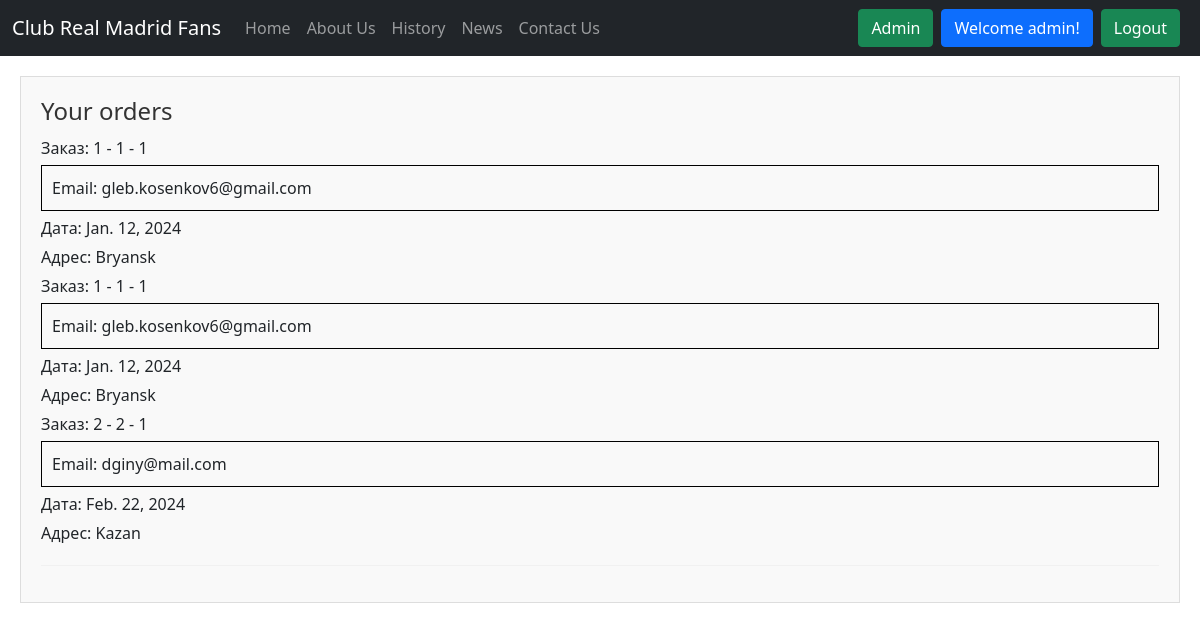
Screenshot of /lscab (signed in) with the database file from the repository.
### base/models.py (models this page shows)
class History(models.Model):
    tovar = models.CharField(max_length=30, verbose_name="goods", choices=EDUCATION_TYPE)
    razmer = models.CharField(max_length=30, verbose_name="size", choices=EDUCATION)
    kol = models.CharField(max_length=30, verbose_name="quantity goods")
    email = models.CharField(max_length=30, verbose_name="@email")
    fio = models.CharField(max_length=30, verbose_name="FIO")
    date = models.DateField(verbose_name="data")
    text = models.TextField(verbose_name="adress")

### base/views.py (the view)
# urls.py: path("lscab",views.lscab, name='lscab'),
def lscab(request):
    orders = History.objects.all()
    data = {
        'orders': orders
    }
    return render(request, 'lscab.html',data)

### templates/lscab.html (shortened to what this page needs)
{% include 'base.html' %}
{% block content %}
<div class="user-list">
<h3>Your orders</h3>
    {%if user.is_authenticated %}
{% for order in orders %}
<p>Заказ: {{ order.tovar }} - {{ order.razmer }} - {{ order.kol }}</p>
<p class="order">Email: {{ order.email }}</p>
<p>Дата: {{ order.date }}</p>
<p>Адрес: {{ order.text }}</p>
{% endfor %}
    {% endif %}
<hr>
</div>
{% endblock %}

### templates/base.html (shortened to what this page needs)
{%load static %}
<!doctype html>
<html lang="en">
<head>
  <link href="https://cdn.jsdelivr.net/npm/bootstrap@5.0.2/dist/css/bootstrap.min.css" rel="stylesheet"
>
  <link href="/static/style.css" rel="stylesheet">
</head>
<body>
  <nav class="navbar navbar-expand-lg navbar-dark bg-dark">
    <div class="container-fluid">
      <a class="navbar-brand" href="/">Club Real Madrid Fans</a>
      <div class="collapse navbar-collapse" id="navbarSupportedContent">
        <ul class="navbar-nav me-auto mb-2 mb-lg-0">
          <li class="nav-item">
            <a class="nav-link" aria-current="page" href="/">Home</a>
          </li>
          <li class="nav-item">
            <a class="nav-link" aria-current="page" href="/aboutUs">About Us</a>
          </li>
           <li class="nav-item">
            <a class="nav-link" aria-current="page" href="/history">History</a>
          </li>
          <li class="nav-item">
            <a class="nav-link" aria-current="page" href="/news">News</a>
          </li>
          <li class="nav-item">
            <a class="nav-link" href="/contact">Contact Us</a>
          </li>
        </ul>
        <a class="btn btn-success mx-2" href="/admin" target="_blank" role="button">Admin</a>
        {% if not user.is_authenticated %}
        <button type="button" class="btn btn-success" data-bs-toggle="modal" data-bs-target="#loginModal">
          Login
        </button>
        <button type="button" class="btn btn-success mx-2" data-bs-toggle="modal" data-bs-target="#signupModal">
          Sign-up
        </button>
        {% else%}
        <a href="lscab"><strong> <button type="button" class="btn btn-primary">Welcome {{ request.user }}! </button></strong></a>
        <a class="btn btn-success mx-2" href="/logout" role="button">Logout</a>
        {% endif %}
      </div>
    </div>
  </nav>
</body>
</html>

### templates/lscab.html (style rules this page uses)
.user-list { border: 1px solid #ddd; padding: 20px; margin: 20px; background-color: #f9f9f9; }
.order { border: 1px solid black; padding: 10px; margin-bottom: 10px; }
.user-list h3 { color: #333; font-size: 24px; margin-bottom: 10px; }
.user-list p { margin-bottom: 5px; }
hr { border: none; border-top: 1px solid #ddd; margin-top: 20px; }

### rows the page displays
History: tovar "1", razmer "1", kol "1", email "gleb.kosenkov6@gmail.com", date "Jan. 12, 2024", text "Bryansk"
History: tovar "1", razmer "1", kol "1", email "gleb.kosenkov6@gmail.com", date "Jan. 12, 2024", text "Bryansk"
History: tovar "2", razmer "2", kol "1", email "dginy@mail.com", date "Feb. 22, 2024", text "Kazan"

### other values shown
{{ request.user }} "admin"
